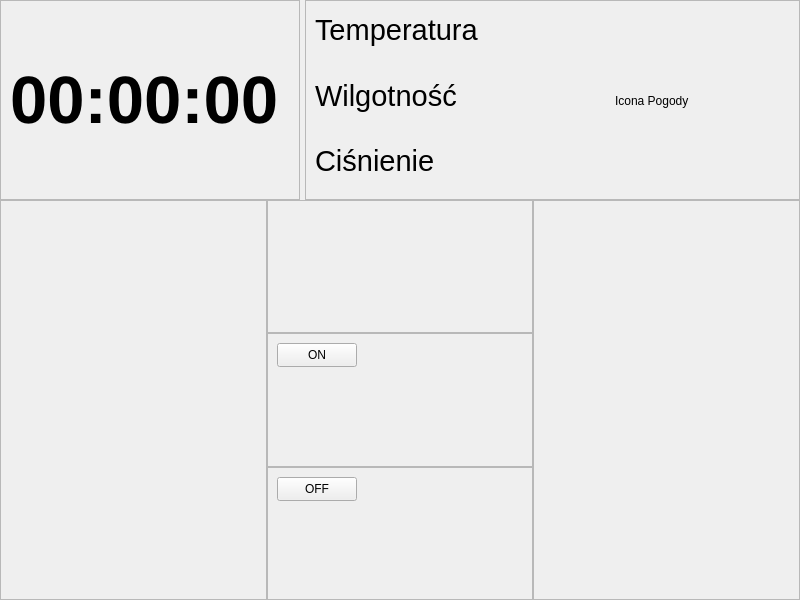
<?xml version="1.0" encoding="UTF-8"?>
<ui version="4.0">
 <class>MainWindow</class>
 <widget class="QMainWindow" name="MainWindow">
  <property name="geometry">
   <rect>
    <x>0</x>
    <y>0</y>
    <width>800</width>
    <height>600</height>
   </rect>
  </property>
  <property name="minimumSize">
   <size>
    <width>800</width>
    <height>600</height>
   </size>
  </property>
  <property name="maximumSize">
   <size>
    <width>800</width>
    <height>600</height>
   </size>
  </property>
  <property name="windowTitle">
   <string>MainWindow</string>
  </property>
  <widget class="QWidget" name="centralwidget">
   <layout class="QVBoxLayout" name="verticalLayout_5">
    <property name="spacing">
     <number>0</number>
    </property>
    <property name="leftMargin">
     <number>0</number>
    </property>
    <property name="topMargin">
     <number>0</number>
    </property>
    <property name="rightMargin">
     <number>0</number>
    </property>
    <property name="bottomMargin">
     <number>0</number>
    </property>
    <item>
     <layout class="QVBoxLayout" name="verticalLayout_4">
      <item>
       <layout class="QHBoxLayout" name="horizontalLayout">
        <property name="spacing">
         <number>5</number>
        </property>
        <property name="leftMargin">
         <number>0</number>
        </property>
        <property name="bottomMargin">
         <number>0</number>
        </property>
        <item>
         <widget class="QFrame" name="Zegar">
          <property name="minimumSize">
           <size>
            <width>300</width>
            <height>200</height>
           </size>
          </property>
          <property name="maximumSize">
           <size>
            <width>300</width>
            <height>200</height>
           </size>
          </property>
          <property name="frameShape">
           <enum>QFrame::Shape::StyledPanel</enum>
          </property>
          <property name="frameShadow">
           <enum>QFrame::Shadow::Raised</enum>
          </property>
          <layout class="QVBoxLayout" name="verticalLayout_2">
           <item>
            <widget class="QLabel" name="timeLabel">
             <property name="font">
              <font>
               <pointsize>50</pointsize>
               <italic>false</italic>
               <bold>true</bold>
               <underline>false</underline>
               <strikeout>false</strikeout>
              </font>
             </property>
             <property name="layoutDirection">
              <enum>Qt::LayoutDirection::LeftToRight</enum>
             </property>
             <property name="autoFillBackground">
              <bool>false</bool>
             </property>
             <property name="text">
              <string>00:00:00</string>
             </property>
            </widget>
           </item>
          </layout>
         </widget>
        </item>
        <item>
         <widget class="QFrame" name="Pogoda">
          <property name="maximumSize">
           <size>
            <width>600</width>
            <height>200</height>
           </size>
          </property>
          <property name="frameShape">
           <enum>QFrame::Shape::StyledPanel</enum>
          </property>
          <property name="frameShadow">
           <enum>QFrame::Shadow::Raised</enum>
          </property>
          <widget class="QLabel" name="weatherIconLabel">
           <property name="geometry">
            <rect>
             <x>310</x>
             <y>20</y>
             <width>151</width>
             <height>161</height>
            </rect>
           </property>
           <property name="text">
            <string>Icona Pogody</string>
           </property>
          </widget>
          <widget class="QWidget" name="">
           <property name="geometry">
            <rect>
             <x>10</x>
             <y>0</y>
             <width>221</width>
             <height>191</height>
            </rect>
           </property>
           <layout class="QVBoxLayout" name="verticalLayout_3">
            <item>
             <widget class="QLabel" name="temperatureLabel">
              <property name="font">
               <font>
                <pointsize>22</pointsize>
               </font>
              </property>
              <property name="text">
               <string>Temperatura</string>
              </property>
             </widget>
            </item>
            <item>
             <widget class="QLabel" name="humidityLabel">
              <property name="font">
               <font>
                <pointsize>22</pointsize>
               </font>
              </property>
              <property name="text">
               <string>Wilgotność</string>
              </property>
             </widget>
            </item>
            <item>
             <widget class="QLabel" name="pressureLabel">
              <property name="font">
               <font>
                <pointsize>22</pointsize>
               </font>
              </property>
              <property name="text">
               <string>Ciśnienie</string>
              </property>
             </widget>
            </item>
           </layout>
          </widget>
         </widget>
        </item>
       </layout>
      </item>
      <item>
       <layout class="QHBoxLayout" name="horizontalLayout_2">
        <item>
         <widget class="QFrame" name="frame_3">
          <property name="frameShape">
           <enum>QFrame::Shape::StyledPanel</enum>
          </property>
          <property name="frameShadow">
           <enum>QFrame::Shadow::Raised</enum>
          </property>
         </widget>
        </item>
        <item>
         <layout class="QVBoxLayout" name="verticalLayout">
          <item>
           <widget class="QFrame" name="frame_4">
            <property name="frameShape">
             <enum>QFrame::Shape::StyledPanel</enum>
            </property>
            <property name="frameShadow">
             <enum>QFrame::Shadow::Raised</enum>
            </property>
           </widget>
          </item>
          <item>
           <widget class="QFrame" name="frame_5">
            <property name="frameShape">
             <enum>QFrame::Shape::StyledPanel</enum>
            </property>
            <property name="frameShadow">
             <enum>QFrame::Shadow::Raised</enum>
            </property>
            <widget class="QPushButton" name="lightsOnButton">
             <property name="geometry">
              <rect>
               <x>10</x>
               <y>10</y>
               <width>80</width>
               <height>24</height>
              </rect>
             </property>
             <property name="sizePolicy">
              <sizepolicy hsizetype="Expanding" vsizetype="Expanding">
               <horstretch>0</horstretch>
               <verstretch>0</verstretch>
              </sizepolicy>
             </property>
             <property name="text">
              <string>ON</string>
             </property>
            </widget>
           </widget>
          </item>
          <item>
           <widget class="QFrame" name="frame_6">
            <property name="frameShape">
             <enum>QFrame::Shape::StyledPanel</enum>
            </property>
            <property name="frameShadow">
             <enum>QFrame::Shadow::Raised</enum>
            </property>
            <widget class="QPushButton" name="lightsOffButton">
             <property name="geometry">
              <rect>
               <x>10</x>
               <y>10</y>
               <width>80</width>
               <height>24</height>
              </rect>
             </property>
             <property name="sizePolicy">
              <sizepolicy hsizetype="Expanding" vsizetype="Expanding">
               <horstretch>0</horstretch>
               <verstretch>0</verstretch>
              </sizepolicy>
             </property>
             <property name="text">
              <string>OFF</string>
             </property>
             <property name="default">
              <bool>false</bool>
             </property>
            </widget>
           </widget>
          </item>
         </layout>
        </item>
        <item>
         <widget class="QFrame" name="frame_7">
          <property name="frameShape">
           <enum>QFrame::Shape::StyledPanel</enum>
          </property>
          <property name="frameShadow">
           <enum>QFrame::Shadow::Raised</enum>
          </property>
         </widget>
        </item>
       </layout>
      </item>
     </layout>
    </item>
   </layout>
  </widget>
 </widget>
 <resources/>
 <connections/>
</ui>
